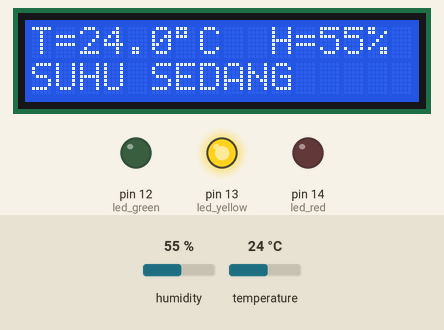
Recording of a sketch running on a simulated Arduino Uno, built with avr-gcc and run on an emulated ATmega328P. On the bench: 16×2 character LCD, output pins drawn as LEDs (lit = HIGH). Inputs (shaded band) come from the test bench; at power-on: temperature 24 °C, humidity 55 %. What the sketch prints to the serial monitor is not drawn.

Above: at 6.2 s.
6.3 s: temperature set to 21.4 °C
At 8.1 s:
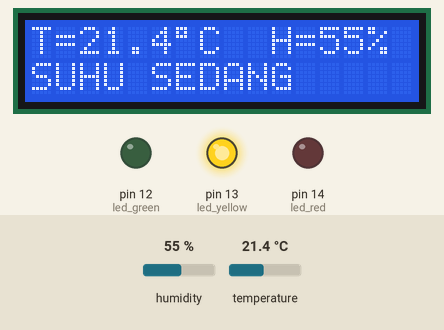
9.0 s: temperature set to 20 °C
At 9.8 s:
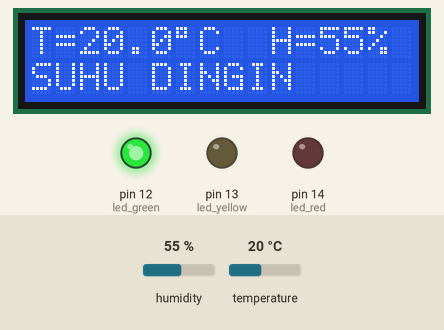
11.7 s: temperature set to 41 °C
At 14.4 s:
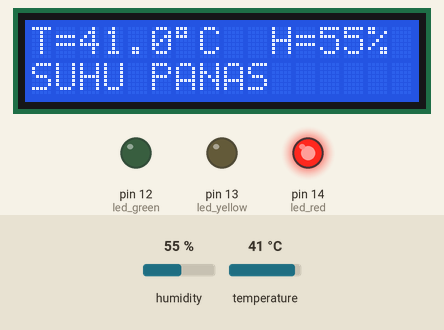
14.9 s: humidity set to 22 %
At 16.1 s:
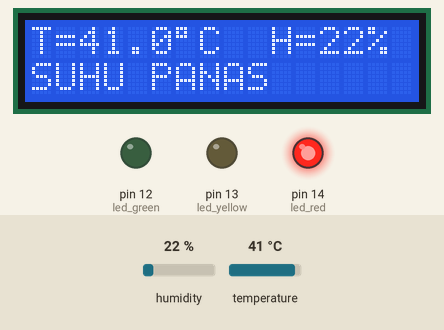
Timing chart, 0 to 17.9 s (numbered marks = the images above; inputs shaded):
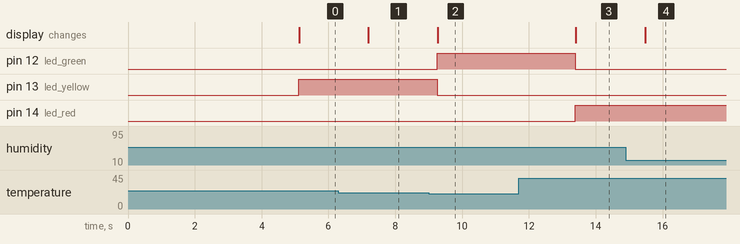

The sketch:

sketch.ino
```cpp
// Kendali 3 Led dengan Sensor Suhu
#include <LiquidCrystal_I2C.h>//Menambahkan Library LCD
LiquidCrystal_I2C lcd(0x27,16,2);// Mengatur Alamat LCD

#include "DHT.h"
#define DHTPIN 15
#define DHTTYPE DHT22
DHT dht(DHTPIN, DHTTYPE);

#define led_red 14
#define led_yellow 13
#define led_green 12


void setup() {
    dht.begin();
    lcd.init();// Inisialisasi LCD
    lcd.backlight();// Mengaktifkan Cahaya Latar LCD
    lcd.setCursor(1,0);// Mengatur Posisi Teks pada LCD
    lcd.print("PEMANAS OTOMATIS"); // Menuliskan Teks Pada LCD
    lcd.setCursor(2,1);// Mengatur Posisi Teks pada LCD
    lcd.print("SENSOR SUHU"); // Menuliskan Teks Pada LCD
    delay(5000); // Waktu Tunda

  Serial.begin(9600);
  pinMode(led_red, OUTPUT);
  pinMode(led_yellow, OUTPUT);
  pinMode(led_green, OUTPUT);

}

void loop() {
  int Kelembaban = dht.readHumidity();
  float tempC = dht.readTemperature();

  lcd.setCursor(0,0);
  lcd.print("T=");
  lcd.print(tempC,1);lcd.write(0xdf);lcd.print("C  ");
  lcd.print("H=");
  lcd.print(Kelembaban);lcd.print("%  ");

  if ( isnan(tempC&&Kelembaban)) {
    Serial.println("Gagal membaca data dari sensor DHT!");
    lcd.setCursor(0,0);
    lcd.print("Sensor Error");
  }
  else if(tempC>=35) {
    digitalWrite(led_red, HIGH);
    digitalWrite(led_yellow, LOW);
    digitalWrite(led_green, LOW);
    Serial.println("SUHU PANAS");
    lcd.setCursor(0,1);
    lcd.print("SUHU PANAS     ");

     } else if (tempC>=21) {
    digitalWrite(led_red, LOW);
    digitalWrite(led_yellow, HIGH);
    digitalWrite(led_green, LOW);
    Serial.println("SUHU SEDANG");
    lcd.setCursor(0,1);
    lcd.print("SUHU SEDANG     ");

   } else if (tempC<20.9) {
    digitalWrite(led_red, LOW);
    digitalWrite(led_yellow, LOW);
    digitalWrite(led_green, HIGH);
     Serial.println("SUHU DINGIN");
     lcd.setCursor(0,1);
    lcd.print("SUHU DINGIN     ");

  }
  delay(1000);
}
```

Measured:
- the behaviour switches between 20.9 and 20.8 °C on temperature (found by bisection; images 1 and 2)
- after the input at 6.3 s, the display: changes after 0.90 s (image 1)
- after the input at 9.0 s, pin 12 (led_green): LOW → HIGH after 0.25 s; pin 13 (led_yellow): HIGH → LOW after 0.25 s; the display: changes after 0.27 s (image 2)
- after the input at 11.7 s, pin 12 (led_green): HIGH → LOW after 1.7 s; pin 14 (led_red): LOW → HIGH after 1.7 s; the display: changes after 1.7 s (image 3)
- after the input at 14.9 s, the display: changes after 0.58 s (image 4)
